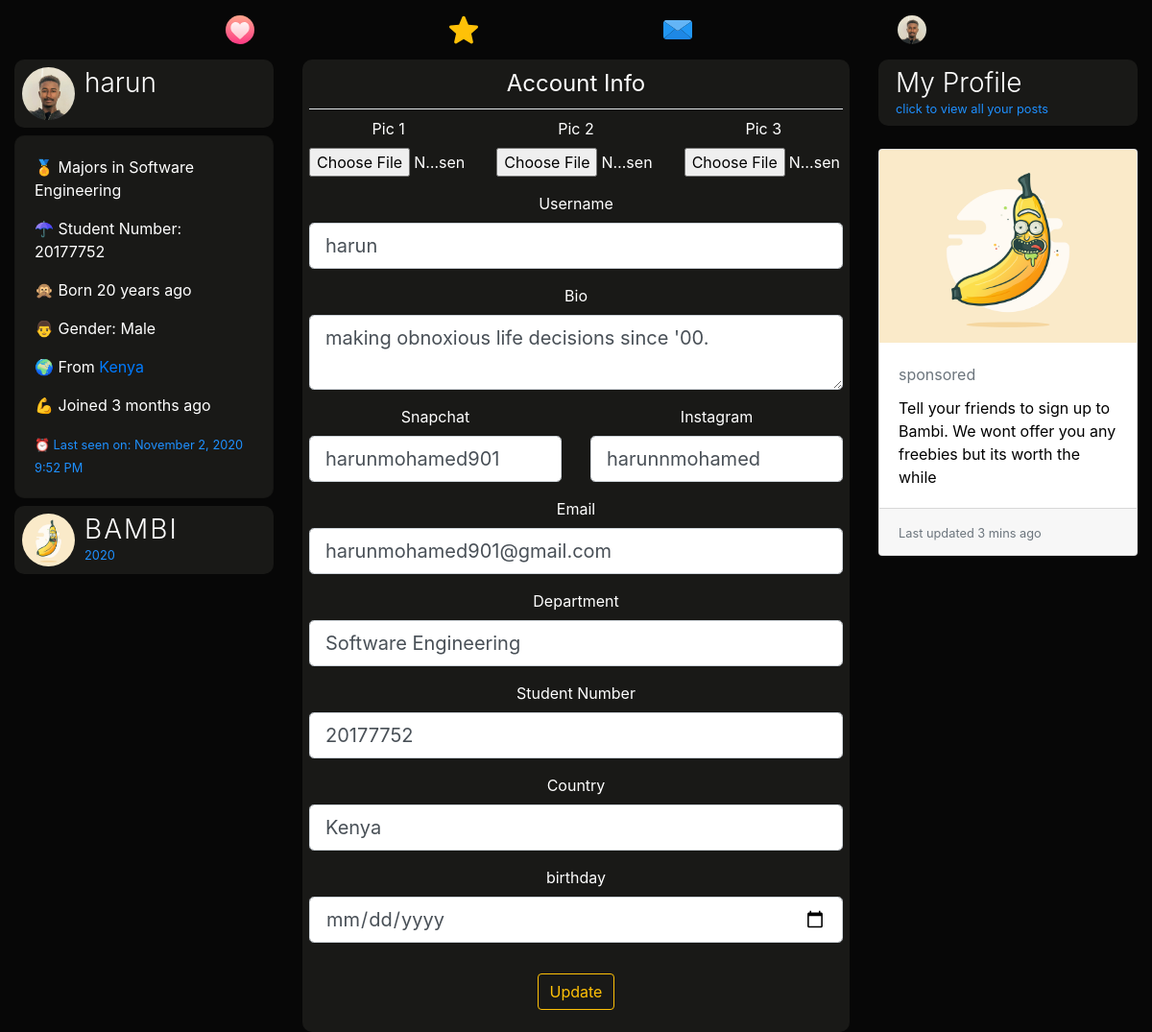
Page /account (signed in) on the earlier database version.
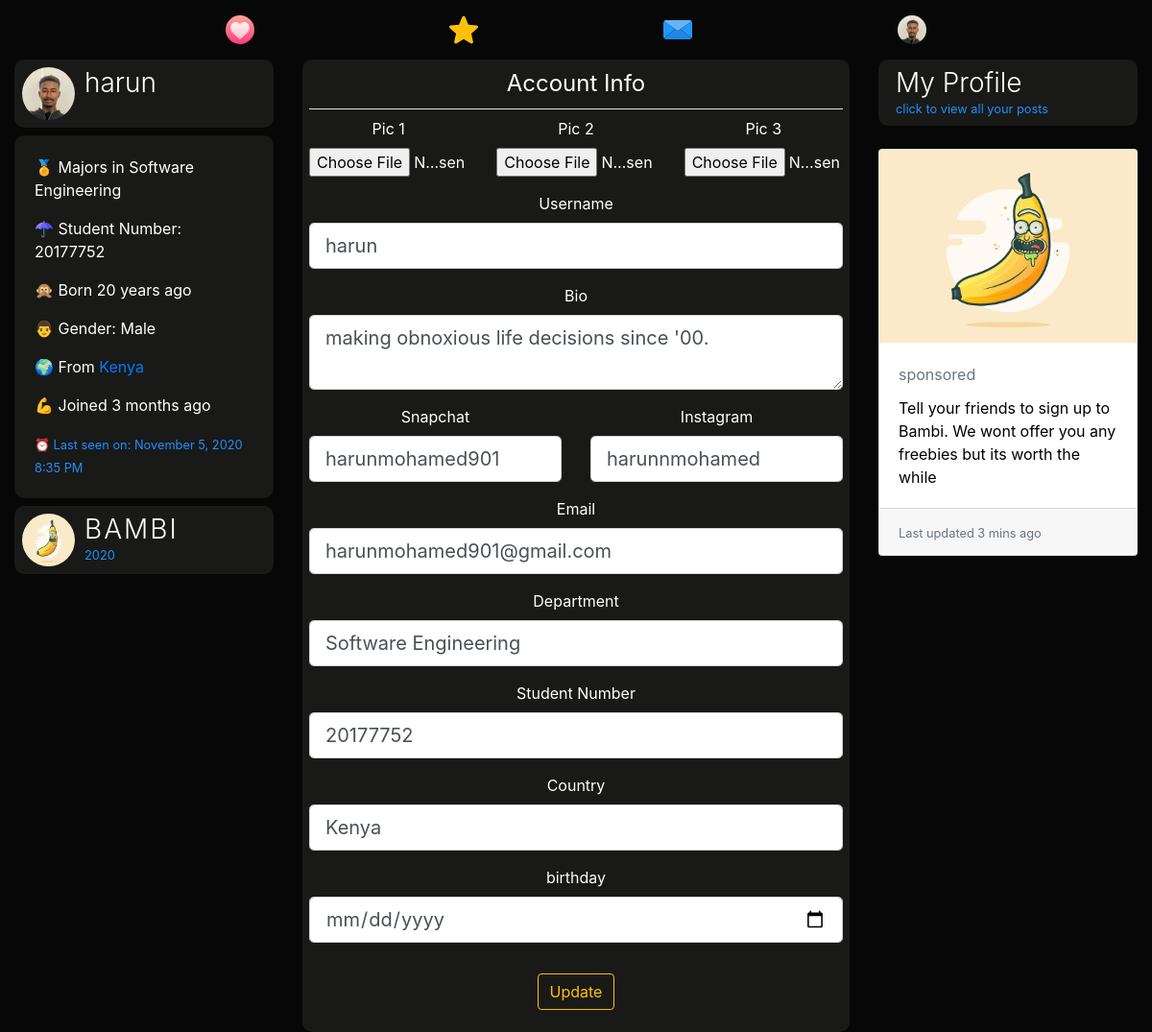
Same page on the later database version.
### dating/models.py (models this page shows, shortened)
class User(db.Model, UserMixin):
	id = db.Column(db.Integer, primary_key=True)
	username = db.Column(db.String(20), unique=True, nullable=False)
	email = db.Column(db.String(120), unique=True, nullable=True)
	dp = db.Column(db.String(20), nullable=False, default='default.jpg')
	dp2 = db.Column(db.String(20), nullable=False, default='flip.png')
	dp3 = db.Column(db.String(20), nullable=False, default='plane.png')
	password = db.Column(db.String(60), nullable=False)
	last_seen = db.Column(db.DateTime, default=datetime.utcnow)
	date_joined = db.Column(db.DateTime, nullable=False, default=datetime.utcnow)
	department = db.Column(db.String(20), nullable=False)
	student_number = db.Column(db.Integer(), unique=True, nullable=True)
	age = db.Column(db.DateTime, nullable=False)
	gender = db.Column(db.String(20), nullable=False)
	country = db.Column(db.String(20), default="Cyprus", nullable=True)
	bio = db.Column(db.String(120), nullable=True)
	private = db.Column(db.Boolean, default=False, nullable=False)
	snapchat = db.Column(db.String(20), default="snapchat", nullable=True)
	instagram = db.Column(db.String(20), default="instagram", nullable=True)
	followed = db.relationship(
		'User', secondary=followers,
		primaryjoin=(followers.c.follower_id == id),
		secondaryjoin=(followers.c.followed_id == id),
		backref=db.backref('followers', lazy='dynamic'), lazy='dynamic')
	messages_sent = db.relationship('Message',
									foreign_keys='Message.sender_id',
									backref='author', lazy='dynamic')
	messages_received = db.relationship('Message',
										foreign_keys='Message.recipient_id',
										backref='recipient', lazy='dynamic')
	last_message_read_time = db.Column(db.DateTime)
	def new_messages(self):
		last_read_time = self.last_message_read_time or datetime(1900, 1, 1)
		return Message.query.filter_by(recipient=self).filter(
			Message.timestamp > last_read_time).count()

### dating/routes.py (the view)
@app.route('/account', methods=['GET', 'POST'])
@login_required
def account():
	form = UpdateAccountForm()
	if form.validate_on_submit():
		if form.picture.data:
			pic = profile_img(form.picture.data)
			current_user.dp = pic
		if form.picture2.data:
			pic2 = profile_img(form.picture2.data)
			current_user.dp2 = pic2
		if form.picture3.data:
			pic3 = profile_img(form.picture3.data)
			current_user.dp3 = pic3
		current_user.username = form.username.data.lower()
		current_user.bio = form.bio.data
		current_user.email = form.email.data
		current_user.department = form.department.data
		current_user.student_number = form.student_number.data
		current_user.country = form.country.data
		current_user.age = form.age.data
		current_user.snapchat = form.snapchat.data
		current_user.instagram = form.instagram.data
		db.session.commit()
		flash('Your Account has been updated', 'success')
		return redirect(url_for('account'))
	elif request.method == 'GET':
		form.username.data = current_user.username
		form.bio.data = current_user.bio
		form.email.data = current_user.email
		form.department.data = current_user.department
		form.student_number.data = current_user.student_number
		form.country.data = current_user.country
		form.age.data = current_user.age
		form.snapchat.data = current_user.snapchat
		form.instagram.data = current_user.instagram
	dp = url_for('static', filename='profile_pics/' + current_user.dp)
	return render_template('account.html', title='Account', dp=dp, form=form)

### dating/forms.py (shortened to what this page needs)
class UpdateAccountForm(FlaskForm):
	username = StringField('Username', validators = [DataRequired(), Length(min=2, max=20), Regexp(r'^[\w.-_.]+$')])
	email = StringField('Email', validators = [Email(), DataRequired()])
	picture = FileField('Pic 1', validators=[FileAllowed(['jpg', 'jpeg' , 'png'])])
	picture2 = FileField('Pic 2', validators=[FileAllowed(['jpg', 'jpeg' , 'png'])])
	picture3 = FileField('Pic 3', validators=[FileAllowed(['jpg', 'jpeg' , 'png'])])
	department = StringField('Department', validators=[DataRequired()])
	student_number = StringField('Student Number', validators=[])
	country = StringField('Country', validators=[DataRequired()])
	age = DateField('birthday', format='%d-%m-%Y', validators=[DataRequired()])
	snapchat = StringField('Snapchat')
	instagram = StringField('Instagram')
	bio = PageDownField('Bio')
	private = BooleanField('Private?')
	submit = SubmitField('Update')

### dating/models.py (called while the page is built)
@login_manager.user_loader
def load_user(user_id):
	return User.query.get(int(user_id))

### dating/routes.py (called while the page is built)
@app.before_request
def before_request():
	if current_user.is_authenticated:
		current_user.last_seen = datetime.utcnow()
		db.session.commit()

### dating/templates/account.html (shortened to what the changed rows need)
{% extends "layout.html" %}
{% block content %}
<div class="container-fluid">
	<div class="row">
		<div class="col-lg-3 d-none d-lg-block position-fixed">
			<header class="mb-2">
		        <div class="profile-name">
		          <h3>{{current_user.username}}</h3>
		        </div>
		      </header>
		    <div class="card about mb-2" style="color:#fff;background:#191917;border-radius:10px;">
		    <div class="card-body">
		      <p> 🏅 Majors in <span>{{current_user.department}}</span></p>
		      {% if current_user.student_number %}
		      <p> ☂ Student Number: <span>{{current_user.student_number}}</span></p>
		      {% endif %}
		      <p> 🙊 Born <span>{{ moment(current_user.age).fromNow() }}</span></p>
		      <p> {% if current_user.gender == 'male' %} 👨 {% else %}👩 {% endif %} Gender: <span>{{current_user.gender.title()}}</span></p>
		      {% if current_user.country %}
		      <p> 🌍 From <a href="https://www.google.com/maps?q={{current_user.country.title()}}" target="_blank">{{current_user.country.title()}}</a></p>
		      {% endif %}
		      <p> 💪 Joined <span>{{ moment(current_user.date_joined).fromNow() }}</span></p>
		      <small>⏰ Last seen on: {{ moment(current_user.last_seen).format('LLL') }}</small>
		    </div>
		  </div>
		</div>
		<div class="col-lg-6 offset-lg-3" style="text-align: center">
			<div class="post">
			  <div id="inner">
			   <div class="content-section">
				  <form method="POST" action="" enctype="multipart/form-data">
				    <fieldset class="form-group">
				      <div class="form-group">
				        {{ form.username.label(class="form-control-label") }}
				        {% if form.username.errors %}
				        {{ form.username(class="form-control form-control-lg is-invalid") }}
				        <div class="invalid-feedback">
				          {% for error in form.username.errors %}
				          <span>{{ error }}</span>
				          {% endfor %}
				        </div>
				        {% else %}
				        {{ form.username(class="form-control form-control-lg") }}
				        {% endif %}
				      </div>
				      <div class="form-group">
		                {{ form.bio.label(class="form-control-label") }}
		                {% if form.bio.errors %}
		                {{ form.bio(class="form-control form-control-lg is-invalid") }}
		                <div class="invalid-feedback">
		                  {% for error in form.bio.errors %}
		                  <span>{{ error }}</span>
		                  {% endfor %}
		                </div>
		                {% else %}
		                {{ form.bio(class="form-control form-control-lg") }}
		                {% endif %}
		              </div>
		               <div class="form-group">
		                <div class="row">
		                  <div class="col">
		                    {{ form.snapchat.label(class="form-control-label") }}
		                    {% if form.snapchat.errors %}
		                    {{ form.snapchat(class="form-control form-control-lg is-invalid") }}
		                    <div class="invalid-feedback">
		                      {% for error in form.snapchat.errors %}
		                      <span>{{ error }}</span>
		                      {% endfor %}
		                    </div>
		                    {% else %}
		                    {{ form.snapchat(class="form-control form-control-lg") }}
		                    {% endif %}
		                  </div>
		                  <div class="col">
		                    {{ form.instagram.label(class="form-control-label") }}
		                    {% if form.instagram.errors %}
		                    {{ form.instagram(class="form-control form-control-lg is-invalid") }}
		                    <div class="invalid-feedback">
		                      {% for error in form.instagram.errors %}
		                      <span>{{ error }}</span>
		                      {% endfor %}
		                    </div>
		                    {% else %}
		                    {{ form.instagram(class="form-control form-control-lg") }}
		                    {% endif %}
		                  </div>
		                </div>
		              </div>
				      <div class="form-group">
				        {{ form.email.label(class="form-control-label") }}
				        {% if form.email.errors %}
				        {{ form.email(class="form-control form-control-lg is-invalid") }}
				        <div class="invalid-feedback">
				          {% for error in form.email.errors %}
				          <span>{{ error }}</span>
				          {% endfor %}
				        </div>
				        {% else %}
				        {{ form.email(class="form-control form-control-lg") }}
				        {% endif %}
				      </div>
				      <div class="form-group">
				        {{ form.department.label(class="form-control-label") }}
				        {% if form.department.errors %}
				        {{ form.department(class="form-control form-control-lg is-invalid") }}
				        <div class="invalid-feedback">
				          {% for error in form.department.errors %}
				          <span>{{ error }}</span>
				          {% endfor %}
				        </div>
				        {% else %}
				        {{ form.department(class="form-control form-control-lg") }}
				        {% endif %}
				      </div>
				      <div class="form-group">
				        {{ form.student_number.label(class="form-control-label") }}
				        {% if form.student_number.errors %}
				        {{ form.student_number(class="form-control form-control-lg is-invalid") }}
				        <div class="invalid-feedback">
				          {% for error in form.student_number.errors %}
				          <span>{{ error }}</span>
				          {% endfor %}
				        </div>
				        {% else %}
				        {{ form.student_number(class="form-control form-control-lg") }}
				        {% endif %}
				      </div>
				      <div class="form-group">
				        {{ form.country.label(class="form-control-label") }}
				        {% if form.country.errors %}
				        {{ form.country(class="form-control form-control-lg is-invalid") }}
				        <div class="invalid-feedback">
				          {% for error in form.country.errors %}
				          <span>{{ error }}</span>
				          {% endfor %}
				        </div>
				        {% else %}
				        {{ form.country(class="form-control form-control-lg") }}
				        {% endif %}
				      </div>
				       <div class="form-group">
				        {{ form.age.label(class="form-control-label") }}
				        {% if form.age.errors %}
				        {{ form.age(class="form-control form-control-lg is-invalid") }}
				        <div class="invalid-feedback">
				          {% for error in form.age.errors %}
				          <span>{{ error }}</span>
				          {% endfor %}
				        </div>
				        {% else %}
				        {{ form.age(class="form-control form-control-lg") }}
				        {% endif %}
				      </div>
				    </fieldset>
				  </form>
			  </div>
		</div>
			</div>
		</div>
	</div>
</div>
{% endblock content %}

### dating/templates/layout.html (shortened to what this page needs)
<!doctype html>
<html lang="en">
  <head>
    <link rel="stylesheet" href="https://stackpath.bootstrapcdn.com/bootstrap/4.3.1/css/bootstrap.min.css">
    <link rel="stylesheet" type="text/css" href="{{ url_for('static', filename='main.css') }}">
  </head>
  <body>
<nav class="navbar navbar-expand-md navbar-dark sticky-top justify-content-center d-none d-lg-block">
   <ul class="nav">
    <li {% if '/home' == request.path %}  class="active" {% endif %}>
      <a href="{{url_for('home')}}"><img src="{{ url_for('static', filename='resources/' + 'swipe.svg') }}" style="width:30px;height:30px;"></a>
    </li>
    <li {% if '/discover' == request.path %}  class="active" {% endif %}>
      <a href="{{url_for('discover')}}"><img src="{{ url_for('static', filename='resources/' + 'like.svg') }}" style="width:30px;height:30px;"></a>
    </li>
    <li {% if '/messages' == request.path %}  class="active" {% endif %}>
      <a href="{{url_for('messages')}}">
        <img src="{{ url_for('static', filename='resources/' + 'message.svg') }}" style="width:30px;height:30px;">
      </a>
    </li>
    <li>
      <a href="{{url_for('user_posts', username=current_user.username)}}">
        {% if current_user.is_authenticated %}
          <img src="{{ url_for('static', filename='profile_pics/' + current_user.dp) }}" style="width:30px;height:30px;border-radius:50%">
        {% else %}
        <img src="https://www.flaticon.com/premium-icon/icons/svg/3133/3133799.svg" style="width:30px;height:30px;">
        {% endif %}
      </a>
    </li>
</ul>
</nav>
  {% block content %} {% endblock %}
  </body>
</html>

Differences in the rows shown:
changed User "harun": last_seen "November 2, 2020 9:52 PM" → "November 5, 2020 8:35 PM"
